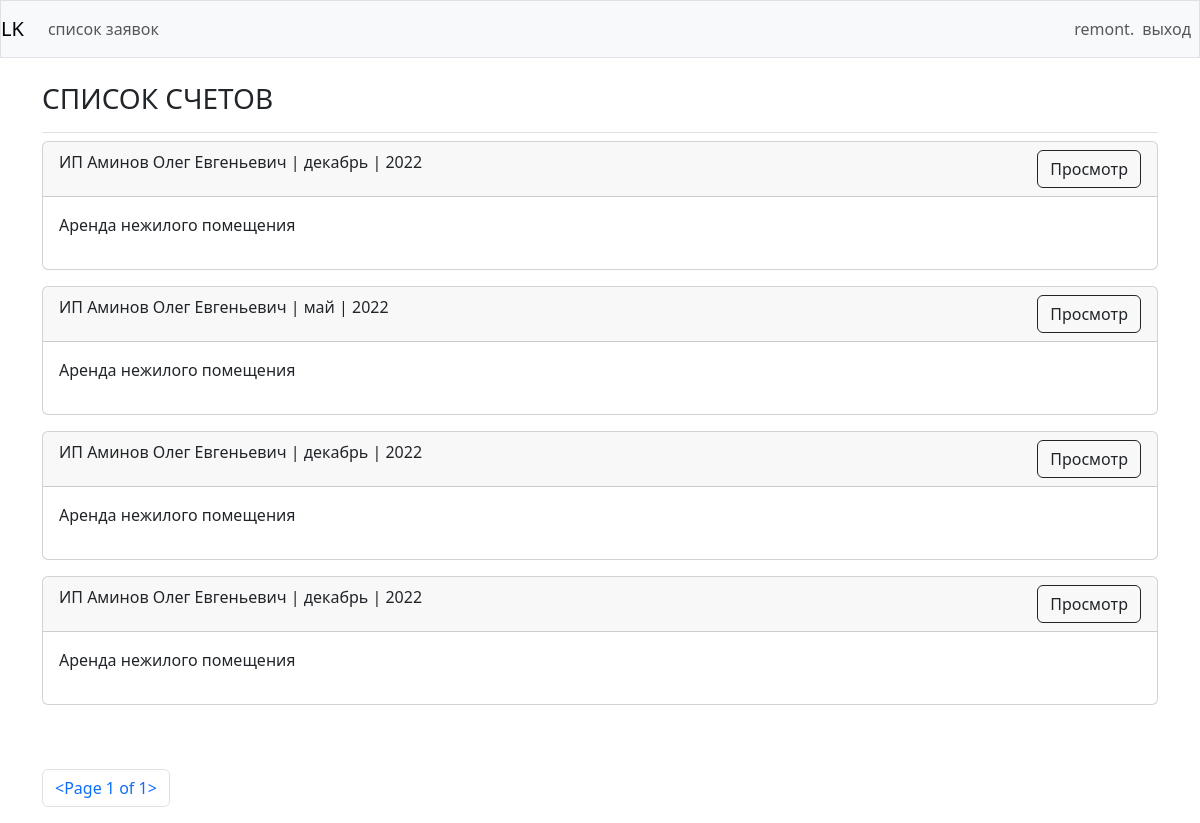
/invoices/ (signed in), run on the app's committed database.
### lk/models.py (models this page shows)
class Invoice (models.Model):
    """"дата документа"""
    date_document = models.DateTimeField(blank=True, null=True, default=None)
    """номер договора"""
    number_invoice = models.CharField(max_length=20)
    """номер документа"""
    number_document = models.CharField(max_length=10)
    """заказчик"""
    client = models.CharField(max_length=100)
    """ИНН"""
    inn = models.CharField(max_length=12)
    """КПП"""
    kpp = models.CharField(max_length=12, blank=True, null=True)
    """адрес"""
    adres = models.CharField(max_length=100)
    """телефон"""
    telephon = models.CharField(max_length=12, blank=True, null=True)
    """услуга"""
    service = models.CharField(max_length=150)
    """стоимость"""
    cost = models.CharField(max_length=11)
    """стоимость текстом"""
    cost_str = models.CharField(max_length=150, default=" ")
    """месяц акта"""
    JAN = 'январь'
    FEV = 'февраль'
    MAR = 'март'
    APR = 'апрель'
    MAY = 'май'
    IUN = 'июнь'
    IUL = 'июль'
    AVG = 'август'
    SEP = 'сентябрь'
    OCT = 'октябрь'
    NOV = 'ноябрь'
    DEC = 'декабрь'
    MONTH = [
        (JAN, 'январь'),
        (FEV, 'февраль'),
        (MAR, 'март'),
        (APR, 'апрель'),
        (MAY, 'май'),
        (IUN, 'июнь'),
        (IUL, 'июль'),
        (AVG, 'август'),
        (SEP, 'сентябрь'),
        (OCT, 'октябрь'),
        (NOV, 'ноябрь'),
        (DEC, 'декабрь'),
    ]
    month = models.CharField(
        max_length=9,
        choices=MONTH,
        default=JAN,
    )
    year = models.CharField(
        max_length=4,
        default=2022,
    )
    owner = models.ForeignKey(User, on_delete=models.CASCADE)

### lk/views.py (the view)
# urls.py: path('invoices/', views.invoices, name='invoices'),
@login_required
def invoices(request):
    invoices = Invoice.objects.filter(owner=request.user).order_by('-date_document')
    p = Paginator(invoices, 20)
    page = request.GET.get('page')
    orders_page = p.get_page(page)
    context = {'orders': orders_page, 'type': 'СПИСОК CЧЕТОВ'}
    return render(request, 'lk/invoices.html', context)

### lk/templates/lk/invoices.html (shortened to what this page needs)
{% extends "lk/base.html" %}
{% block page_header %}
<h3>{{type}}</h3>
{% endblock page_header %}
{% block content %}
    {% for order in orders %}
        <div class="card mb-3">
            <div class="card-header">
                {{ order.client }} | {{ order.month }} | {{ order.year }}
                {% if type == "СПИСОК АКТОВ" %}
                <a class="btn btn-outline-dark float-end" href="{% url 'lk:pdf_act' order.id %}"
                   onclick="document.getElementById('myDiv').style.display = 'block'; myResult = 'yes'" role="button">Просмотр</a>
                {% else %}
                <a class="btn btn-outline-dark float-end" href="{% url 'lk:pdf_invoice' order.id %}"
                   onclick="document.getElementById('myDiv').style.display = 'block'; myResult = 'yes'" role="button">Просмотр</a>
                {% endif %}
            </div>
            <div class="card-body">
            {{ order.service|linebreaks }}
            </div>
        </div>
    {% empty %}
        <li>Нет сформированных докумнетов</li>
    {% endfor %}
<br/><br/>
<nav aria-label="Page navigation example">
  <ul class="pagination">
      <li class="page-item"><a class="page-link" href="">{{ orders }}</a></li>
      </ul>
</nav>
{% endblock content %}

### lk/templates/lk/base.html (shortened to what this page needs)
{% load bootstrap5 %}
<!DOCTYPE html>
<html lang="ru">
    <head>
        {% bootstrap_css %}
    </head>
    <body onload="script();">
        <nav class="navbar navbar-expand-lg navbar-light bg-light mb-4 border">
            <a class="navbar-brand" href="{% url 'lk:index' %}">LK</a>
            <div class="collapse navbar-collapse" id="navbarCollapse">
                <ul class="navbar-nav me-auto align-items-center">
                    {% if user.is_authenticated %}
                    <li class="nav-item">
                    <a class="nav-link" href="{% url 'lk:orders' %}">
                        список заявок</a>
                    </li>
                    {% endif %}
                </ul>
                <ul class="navbar-nav ms-auto align-items-center">
                    {% if user.is_authenticated %}
                        <li class="nav-item">
                            <span class="navbar-text"> {{ user.username }}. </span>
                        </li>
                        <li class="nav-item">
                            <a class="nav-link" href="{% url 'users:logout' %}">выход</a>
                        </li>
                    {% else %}
                        <li class="nav-item">
                            <a class="nav-link" href="{% url 'users:login' %}">вход</a>
                        </li>
                    {% endif %}
                </ul>
            </div>
        </nav>
        <main role="main" class="container">
            <div class="pb-2 mb-2 border-bottom">
                {% block page_header %}{% endblock page_header %}
            </div>
            <div>
                {% block content %}{% endblock content %}
            </div>
        </main>
    </body>
</html>

### data on the page
Invoice: client "ИП Аминов Олег Евгеньевич", month "декабрь", year "2022", service "Аренда нежилого помещения"
Invoice: client "ИП Аминов Олег Евгеньевич", month "май", year "2022", service "Аренда нежилого помещения"
Invoice: client "ИП Аминов Олег Евгеньевич", month "декабрь", year "2022", service "Аренда нежилого помещения"
Invoice: client "ИП Аминов Олег Евгеньевич", month "декабрь", year "2022", service "Аренда нежилого помещения"

### other printed values
{{ user.username }} "remont"
{{ type }} "СПИСОК CЧЕТОВ"
{{ orders }} "<Page 1 of 1>"
